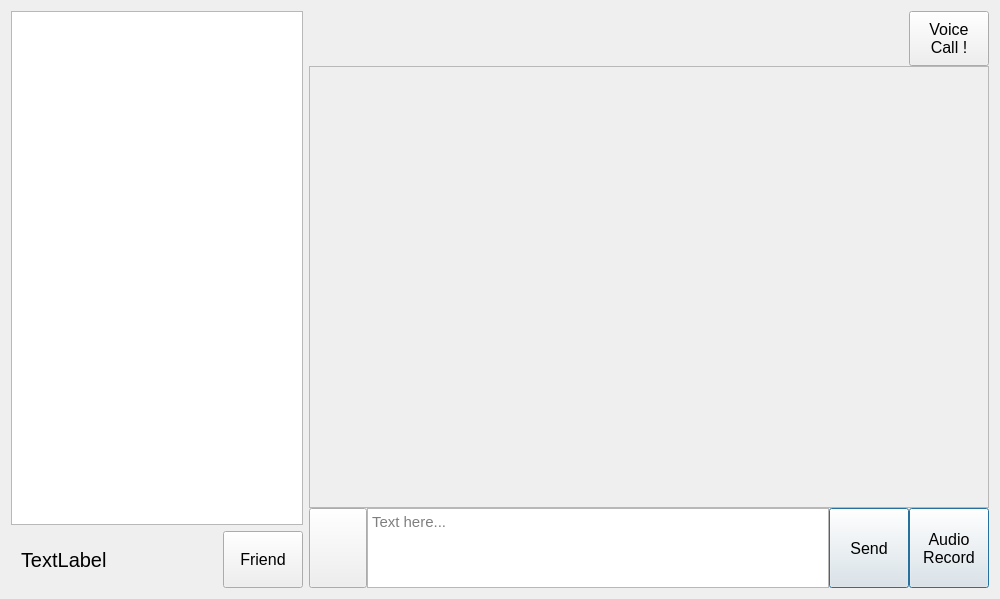
<?xml version="1.0" encoding="UTF-8"?>
<ui version="4.0">
 <class>Chat</class>
 <widget class="QWidget" name="Chat">
  <property name="geometry">
   <rect>
    <x>0</x>
    <y>0</y>
    <width>1000</width>
    <height>599</height>
   </rect>
  </property>
  <property name="font">
   <font>
    <pointsize>12</pointsize>
   </font>
  </property>
  <property name="windowTitle">
   <string>Chat</string>
  </property>
  <property name="autoFillBackground">
   <bool>false</bool>
  </property>
  <layout class="QHBoxLayout" name="horizontalLayout" stretch="3,7">
   <item>
    <layout class="QVBoxLayout" name="verticalLayout" stretch="9,1">
     <item>
      <widget class="QListWidget" name="Friend_listWidget"/>
     </item>
     <item>
      <layout class="QHBoxLayout" name="horizontalLayout_7" stretch="0,9,1">
       <item>
        <spacer name="horizontalSpacer">
         <property name="orientation">
          <enum>Qt::Horizontal</enum>
         </property>
         <property name="sizeType">
          <enum>QSizePolicy::Fixed</enum>
         </property>
         <property name="sizeHint" stdset="0">
          <size>
           <width>10</width>
           <height>20</height>
          </size>
         </property>
        </spacer>
       </item>
       <item>
        <widget class="QLabel" name="Username_label">
         <property name="font">
          <font>
           <family>Arial</family>
           <pointsize>15</pointsize>
          </font>
         </property>
         <property name="text">
          <string>TextLabel</string>
         </property>
        </widget>
       </item>
       <item>
        <widget class="QPushButton" name="Friend_Button">
         <property name="sizePolicy">
          <sizepolicy hsizetype="Minimum" vsizetype="Expanding">
           <horstretch>0</horstretch>
           <verstretch>0</verstretch>
          </sizepolicy>
         </property>
         <property name="maximumSize">
          <size>
           <width>16777215</width>
           <height>16777215</height>
          </size>
         </property>
         <property name="font">
          <font>
           <family>Arial</family>
          </font>
         </property>
         <property name="styleSheet">
          <string notr="true">qproperty-icon: url(./UI/friend.png);
qproperty-iconSize: 15px;
</string>
         </property>
         <property name="text">
          <string>Friend</string>
         </property>
        </widget>
       </item>
      </layout>
     </item>
    </layout>
   </item>
   <item>
    <layout class="QVBoxLayout" name="verticalLayout_4" stretch="1,8,1">
     <property name="spacing">
      <number>0</number>
     </property>
     <item>
      <layout class="QHBoxLayout" name="horizontalLayout_10" stretch="3,2,0">
       <property name="spacing">
        <number>0</number>
       </property>
       <item>
        <widget class="QLabel" name="ReplyUser_label">
         <property name="font">
          <font>
           <family>Arial</family>
           <pointsize>15</pointsize>
          </font>
         </property>
         <property name="text">
          <string/>
         </property>
        </widget>
       </item>
       <item>
        <spacer name="horizontalSpacer_4">
         <property name="orientation">
          <enum>Qt::Horizontal</enum>
         </property>
         <property name="sizeType">
          <enum>QSizePolicy::Minimum</enum>
         </property>
         <property name="sizeHint" stdset="0">
          <size>
           <width>40</width>
           <height>20</height>
          </size>
         </property>
        </spacer>
       </item>
       <item>
        <widget class="QPushButton" name="VoiceCall_Button">
         <property name="sizePolicy">
          <sizepolicy hsizetype="Preferred" vsizetype="Preferred">
           <horstretch>0</horstretch>
           <verstretch>0</verstretch>
          </sizepolicy>
         </property>
         <property name="maximumSize">
          <size>
           <width>16777215</width>
           <height>16777215</height>
          </size>
         </property>
         <property name="font">
          <font>
           <family>Arial</family>
           <pointsize>12</pointsize>
          </font>
         </property>
         <property name="styleSheet">
          <string notr="true">qproperty-icon: url(./UI/phone.png);
qproperty-iconSize: 20px;</string>
         </property>
         <property name="text">
          <string>Voice
Call !</string>
         </property>
        </widget>
       </item>
      </layout>
     </item>
     <item>
      <widget class="QScrollArea" name="scrollArea">
       <property name="horizontalScrollBarPolicy">
        <enum>Qt::ScrollBarAlwaysOff</enum>
       </property>
       <property name="widgetResizable">
        <bool>true</bool>
       </property>
       <widget class="QWidget" name="scrollAreaWidgetContents_6">
        <property name="geometry">
         <rect>
          <x>0</x>
          <y>0</y>
          <width>676</width>
          <height>433</height>
         </rect>
        </property>
       </widget>
      </widget>
     </item>
     <item>
      <layout class="QHBoxLayout" name="horizontalLayout_11" stretch="1,8,0,0">
       <property name="spacing">
        <number>0</number>
       </property>
       <property name="sizeConstraint">
        <enum>QLayout::SetMinimumSize</enum>
       </property>
       <item>
        <widget class="QPushButton" name="EmbedFile_Button">
         <property name="sizePolicy">
          <sizepolicy hsizetype="Minimum" vsizetype="Minimum">
           <horstretch>0</horstretch>
           <verstretch>0</verstretch>
          </sizepolicy>
         </property>
         <property name="maximumSize">
          <size>
           <width>16777215</width>
           <height>16777215</height>
          </size>
         </property>
         <property name="font">
          <font>
           <family>Arial</family>
           <pointsize>12</pointsize>
          </font>
         </property>
         <property name="styleSheet">
          <string notr="true">qproperty-icon: url(./UI/add_file.png);
qproperty-iconSize: 30px;</string>
         </property>
         <property name="text">
          <string/>
         </property>
        </widget>
       </item>
       <item>
        <widget class="QTextEdit" name="Comment_textEdit">
         <property name="sizePolicy">
          <sizepolicy hsizetype="Expanding" vsizetype="Minimum">
           <horstretch>0</horstretch>
           <verstretch>0</verstretch>
          </sizepolicy>
         </property>
         <property name="minimumSize">
          <size>
           <width>0</width>
           <height>80</height>
          </size>
         </property>
         <property name="maximumSize">
          <size>
           <width>16777215</width>
           <height>200</height>
          </size>
         </property>
         <property name="font">
          <font>
           <family>Arial</family>
           <pointsize>11</pointsize>
          </font>
         </property>
         <property name="sizeAdjustPolicy">
          <enum>QAbstractScrollArea::AdjustToContents</enum>
         </property>
         <property name="placeholderText">
          <string>Text here...</string>
         </property>
        </widget>
       </item>
       <item>
        <widget class="QPushButton" name="Send_Button">
         <property name="sizePolicy">
          <sizepolicy hsizetype="Minimum" vsizetype="Minimum">
           <horstretch>0</horstretch>
           <verstretch>0</verstretch>
          </sizepolicy>
         </property>
         <property name="maximumSize">
          <size>
           <width>16777215</width>
           <height>16777215</height>
          </size>
         </property>
         <property name="font">
          <font>
           <family>Arial</family>
           <pointsize>12</pointsize>
          </font>
         </property>
         <property name="text">
          <string>Send</string>
         </property>
         <property name="default">
          <bool>true</bool>
         </property>
        </widget>
       </item>
       <item>
        <widget class="QPushButton" name="AudioRecord_Button">
         <property name="sizePolicy">
          <sizepolicy hsizetype="Minimum" vsizetype="Minimum">
           <horstretch>0</horstretch>
           <verstretch>0</verstretch>
          </sizepolicy>
         </property>
         <property name="font">
          <font>
           <family>Arial</family>
          </font>
         </property>
         <property name="text">
          <string>Audio
Record</string>
         </property>
         <property name="iconSize">
          <size>
           <width>16</width>
           <height>16</height>
          </size>
         </property>
         <property name="default">
          <bool>true</bool>
         </property>
        </widget>
       </item>
      </layout>
     </item>
    </layout>
   </item>
  </layout>
 </widget>
 <resources/>
 <connections/>
</ui>
